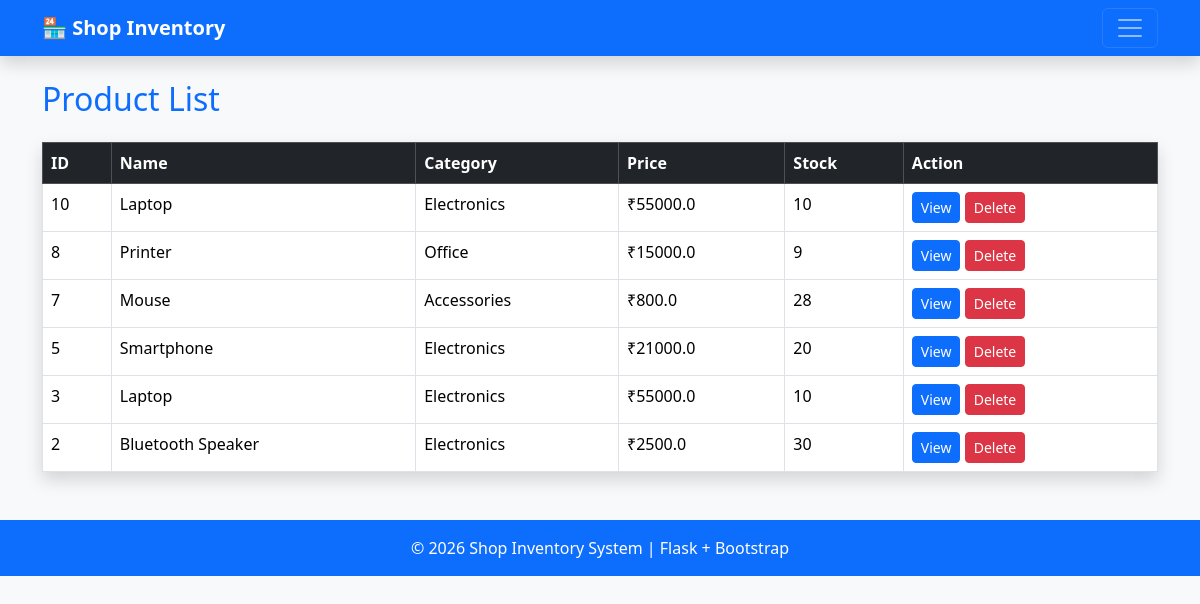
/products, run on an earlier commit of the app's database.
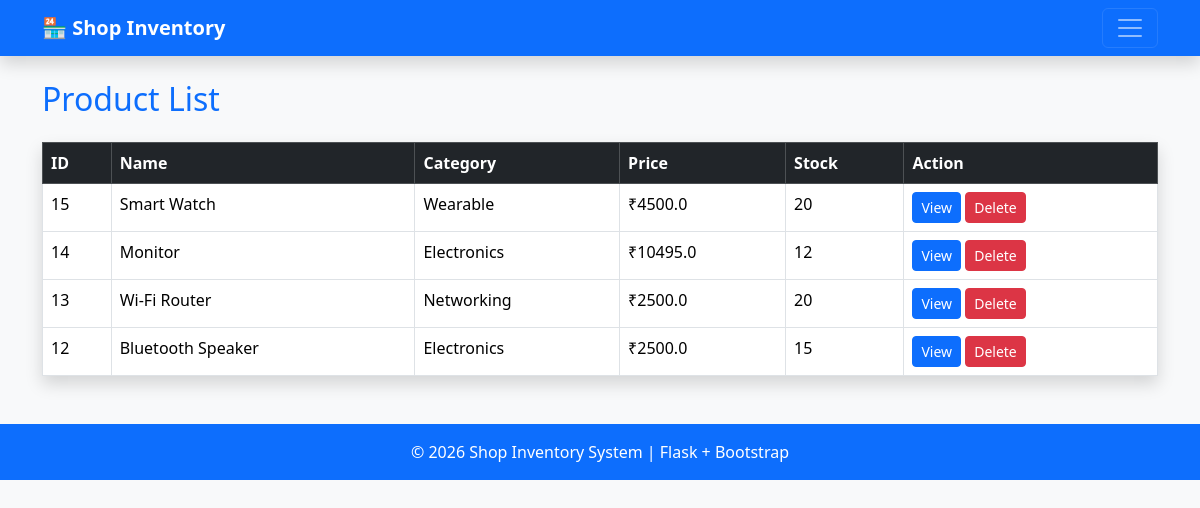
And on a later commit of the database.
### tables this page shows
CREATE TABLE products (
                    id INTEGER PRIMARY KEY AUTOINCREMENT,
                    name TEXT NOT NULL,
                    category TEXT NOT NULL,
                    price REAL NOT NULL,
                    stock INTEGER NOT NULL
                 );

### app.py (the view)
@app.route("/products")
def product():
    conn = get_db()
    products = conn.execute("SELECT * FROM products ORDER BY id DESC").fetchall()
    conn.close()
    return render_template("products.html", products=products)

### database.py (called while the page is built)
def get_db():
    conn = sqlite3.connect('myproject.db')
    conn.row_factory = sqlite3.Row # To access columns by name
    return conn

### templates/products.html (shortened to what this page needs)
{% extends "base.html" %}
{% block content %}
<h2 class="mb-4 text-primary">
Product List
</h2>
<table class="table table-bordered table-hover shadow">
<thead class="table-dark">
<tr>
<th>ID</th>
<th>Name</th>
<th>Category</th>
<th>Price</th>
<th>Stock</th>
<th>Action</th>
</tr>
</thead>
<tbody>
{% for product in products %}
<tr>
<td>{{ product.id }}</td>
<td>{{ product.name }}</td>
<td>{{ product.category }}</td>
<td>₹{{ product.price }}</td>
<td>{{ product.stock }}</td>
<td>
<a href="{{ url_for('product_detail', id=product.id) }}" class="btn btn-sm btn-primary">
    View
</a>
<a href="{{ url_for('delete_product', id=product.id) }}" class="btn btn-sm btn-danger">
    Delete
</a>
</td>
</tr>
{% endfor %}
</tbody>
</table>
{% endblock %}

### templates/base.html (shortened to what this page needs)
<!DOCTYPE html>
<html lang="en">
<head>
    <link href="https://cdn.jsdelivr.net/npm/bootstrap@5.3.3/dist/css/bootstrap.min.css" rel="stylesheet">
</head>
<body class="bg-light">
<nav class="navbar navbar-dark bg-primary shadow">
    <div class="container">
        <a class="navbar-brand fw-bold" href="/">
            🏪 Shop Inventory
        </a>
        <button class="navbar-toggler"
                type="button"
                data-bs-toggle="collapse"
                data-bs-target="#navbarMenu"
                aria-controls="navbarMenu"
                aria-expanded="false"
                aria-label="Toggle navigation">
            <span class="navbar-toggler-icon"></span>
        </button>
    </div>
</nav>
<div class="container mt-4">
    {% block content %}
    {% endblock %}
</div>
<footer class="bg-primary text-white text-center py-3 mt-5">
    <p class="mb-0">
        © 2026 Shop Inventory System | Flask + Bootstrap
    </p>
</footer>
</body>
</html>

What changed in the data, as far as the page shows it:
removed products: id "10", name "Laptop", category "Electronics", price "55000.0", stock "10"
removed products: id "8", name "Printer", category "Office", price "15000.0", stock "9"
removed products: id "7", name "Mouse", category "Accessories", price "800.0", stock "28"
removed products: id "5", name "Smartphone", category "Electronics", price "21000.0", stock "20"
removed products: id "3", name "Laptop", category "Electronics", price "55000.0", stock "10"
removed products: id "2", name "Bluetooth Speaker", category "Electronics", price "2500.0", stock "30"
added products: id "15", name "Smart Watch", category "Wearable", price "4500.0", stock "20"
added products: id "14", name "Monitor", category "Electronics", price "10495.0", stock "12"
added products: id "13", name "Wi-Fi Router", category "Networking", price "2500.0", stock "20"
added products: id "12", name "Bluetooth Speaker", category "Electronics", price "2500.0", stock "15"
